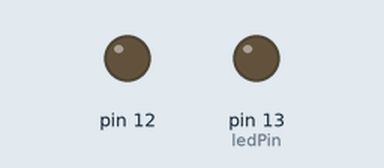
Recording of a sketch running on a simulated Arduino Leonardo, built with avr-gcc and run on an emulated ATmega32U4. On the bench: output pins drawn as LEDs (lit = HIGH). What the sketch prints to the serial monitor is not drawn.

Above: at 0.1 s.
Timing chart, 0 to 2.0 s (numbered marks = the images above):
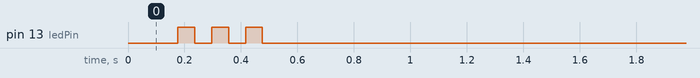

The sketch:

test_bluetooth_conversaciones.ino
```cpp
/*
 * Probando preguntas y respuestas a traves del Bluetooth
 */

//INCLUDES
//Bluetooth
#include <SoftwareSerial.h>
#include <Wire.h>

#include <Ultrasonic.h>
Ultrasonic ultrasonic(12,13);

// Comunicacion serie
String inputCmd = "";
boolean stringComplete = false;

int ledPin = 13;

const float pi = 3.14;
float angulo_sensor = pi;

int bluetoothTx = 4;  // TX-O pin of bluetooth mate, Arduino D4
int bluetoothRx = 5;  // RX-I pin of bluetooth mate, Arduino D5
SoftwareSerial bluetooth(bluetoothTx, bluetoothRx);

// Ultrasonic
//Ultrasonic sensor_ultra(9,10);// (Trig PIN,Echo PIN)

// Compass
//HMC5883L compass;
//float declinationAngle = 0.22;
//int error = 0;
//int z = 0;


void setup() {
  Serial.begin(9600);
  while (!Serial) {
    ; // wait serial port. Leonardo only
  }
  inputCmd.reserve(20);

  // Inicializa Bluetooth
  bluetooth.begin(115200);  // The Bluetooth Mate defaults to 115200bps

  bluetooth.print("$");  // Print three times individually
  bluetooth.print("$");
  bluetooth.print("$");  // Enter command mode
  delay(100);  // Short delay, wait for the Mate to send back CMD
  bluetooth.println("U,9600,N");  // Temporarily Change the baudrate to 9600, no parity
  // 115200 can be too fast at times for NewSoftSerial to relay the data reliably
  bluetooth.begin(9600);  // Start bluetooth serial at 9600
  while (!bluetooth) {
  ; // wait for bluetooth serial port to connect. Needed for Leonardo only
  }

  bluetooth.println("Puerto bluetooth transmitiendo");
  Serial.println("Puerto bluetooth transmitiendo");

  Wire.begin(); // Start the I2C interface.
  bluetooth.println("Started the I2C interface.");
  Serial.println("Started the I2C interface.");
  pinMode(ledPin, OUTPUT);  
  aviso_led();

  // Compass
  /*compass = HMC5883L(); // Construct a new HMC5883 compass.
  bluetooth.println("Setting scale to +/- 1.3 Ga");
  error = compass.SetScale(1.3); // Set the scale of the compass to 1.3Ga
  if(error != 0){ // If there is an error, print it out.
    bluetooth.println(compass.GetErrorText(error));
    error =0;
  }
  bluetooth.println("Setting measurement mode to continous.");
  error = compass.SetMeasurementMode(Measurement_Continuous); // Set the measurement mode to Continuous
  if(error != 0) {// If there is an error, print it out.
    bluetooth.println(compass.GetErrorText(error)); //Todo: Error handling for this method in .h and .cpp
    error=0;
  }

  bluetooth.println("Brujula configurada con exito");
  //Test azimut inicial
  /*
  float direccion = Azimut();
  Serial.print("Azimut inicial: ");
  Serial.print(direccion);
  Serial.println(" grados");
  */
  bluetooth.println("Finished void setup()");

}

void loop(){


if (stringComplete){
  bluetooth.println(inputCmd);
  inputCmd = "reset";
  stringComplete=false;
}


}


//############################################
// Fuctions declaration
//############################################

// Serial Event //
// Registra eventos que entren al hardware por el pin RX
// Esta rutina corre entre cada iteracion de loop()
// Mejor no poner pausas en el loop() porque se puede perder info de comunicacion
void serialEvent(){
  while (Serial.available()) {
    // get the new byte:
    char inChar = (char)Serial.read();
    inputCmd += inChar;
    if (inChar == 'a') { // Si nueva linea FLAG
      stringComplete = true;
    }
  }
}


void aviso_led(){
  for(int i=1;i<4;i++){
  digitalWrite(ledPin,HIGH);delay(60);digitalWrite(ledPin,LOW);delay(60);
  }
}
/*
//############################################
float Azimut(){
  // Calculate the azimut angle

  //  http://www.magnetic-declination.com/ --> San Juan de Aznalfarache: 1º40' = -29.38 mrad
  float decAngle = -29.38E-3;
  MagnetometerScaled scaled = compass.ReadScaledAxis();
  float heading = atan2(scaled.YAxis, scaled.XAxis);
  heading += decAngle;
  if(heading < 0)
     heading += 2*PI;
  if(heading > 2*PI)
     heading -= 2*PI;
  heading = heading * 180/PI;
  return heading;
}
*/
```
